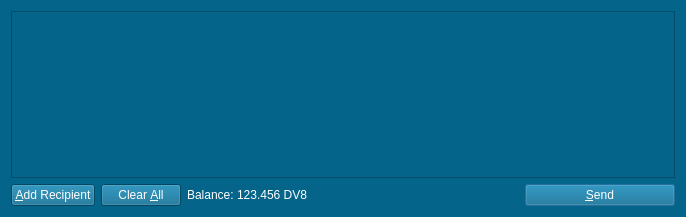
<?xml version="1.0" encoding="UTF-8"?>
<ui version="4.0">
 <class>SendCoinsDialog</class>
 <widget class="QDialog" name="SendCoinsDialog">
  <property name="geometry">
   <rect>
    <x>0</x>
    <y>0</y>
    <width>686</width>
    <height>217</height>
   </rect>
  </property>
  <property name="windowTitle">
   <string>Send Coins</string>
  </property>
  <property name="styleSheet">
   <string notr="true">background-color:#04648A;
color:white;</string>
  </property>
  <layout class="QVBoxLayout" name="verticalLayout">
   <item>
    <widget class="QScrollArea" name="scrollArea">
     <property name="font">
      <font>
       <family>Segoe UI</family>
      </font>
     </property>
     <property name="widgetResizable">
      <bool>true</bool>
     </property>
     <widget class="QWidget" name="scrollAreaWidgetContents">
      <property name="geometry">
       <rect>
        <x>0</x>
        <y>0</y>
        <width>664</width>
        <height>154</height>
       </rect>
      </property>
      <layout class="QVBoxLayout" name="verticalLayout_2">
       <property name="margin">
        <number>0</number>
       </property>
       <item>
        <layout class="QVBoxLayout" name="entries">
         <property name="spacing">
          <number>6</number>
         </property>
        </layout>
       </item>
       <item>
        <spacer name="verticalSpacer">
         <property name="font">
          <font>
           <family>Segoe UI</family>
          </font>
         </property>
         <property name="orientation">
          <enum>Qt::Vertical</enum>
         </property>
         <property name="sizeHint" stdset="0">
          <size>
           <width>20</width>
           <height>40</height>
          </size>
         </property>
        </spacer>
       </item>
      </layout>
     </widget>
    </widget>
   </item>
   <item>
    <layout class="QHBoxLayout" name="horizontalLayout">
     <item>
      <widget class="QPushButton" name="addButton">
       <property name="font">
        <font>
         <family>Segoe UI</family>
        </font>
       </property>
       <property name="toolTip">
        <string>Send to multiple recipients at once</string>
       </property>
       <property name="text">
        <string>&amp;Add Recipient</string>
       </property>
       <property name="icon">
        <iconset resource="../bitcoin.qrc">
         <normaloff>:/icons/add</normaloff>:/icons/add</iconset>
       </property>
       <property name="autoDefault">
        <bool>false</bool>
       </property>
      </widget>
     </item>
     <item>
      <widget class="QPushButton" name="clearButton">
       <property name="sizePolicy">
        <sizepolicy hsizetype="Minimum" vsizetype="Fixed">
         <horstretch>0</horstretch>
         <verstretch>0</verstretch>
        </sizepolicy>
       </property>
       <property name="font">
        <font>
         <family>Segoe UI</family>
        </font>
       </property>
       <property name="toolTip">
        <string>Remove all transaction fields</string>
       </property>
       <property name="text">
        <string>Clear &amp;All</string>
       </property>
       <property name="icon">
        <iconset resource="../bitcoin.qrc">
         <normaloff>:/icons/remove</normaloff>:/icons/remove</iconset>
       </property>
       <property name="autoRepeatDelay">
        <number>300</number>
       </property>
       <property name="autoDefault">
        <bool>false</bool>
       </property>
      </widget>
     </item>
     <item>
      <layout class="QHBoxLayout" name="horizontalLayout_2">
       <property name="spacing">
        <number>3</number>
       </property>
       <item>
        <widget class="QLabel" name="label">
         <property name="font">
          <font>
           <family>Segoe UI</family>
          </font>
         </property>
         <property name="text">
          <string>Balance:</string>
         </property>
        </widget>
       </item>
       <item>
        <widget class="QLabel" name="labelBalance">
         <property name="font">
          <font>
           <family>Segoe UI</family>
          </font>
         </property>
         <property name="cursor">
          <cursorShape>IBeamCursor</cursorShape>
         </property>
         <property name="text">
          <string>123.456 DV8</string>
         </property>
         <property name="textInteractionFlags">
          <set>Qt::LinksAccessibleByMouse|Qt::TextSelectableByKeyboard|Qt::TextSelectableByMouse</set>
         </property>
        </widget>
       </item>
      </layout>
     </item>
     <item>
      <spacer name="horizontalSpacer">
       <property name="font">
        <font>
         <family>Segoe UI</family>
        </font>
       </property>
       <property name="orientation">
        <enum>Qt::Horizontal</enum>
       </property>
       <property name="sizeHint" stdset="0">
        <size>
         <width>40</width>
         <height>20</height>
        </size>
       </property>
      </spacer>
     </item>
     <item>
      <widget class="QPushButton" name="sendButton">
       <property name="minimumSize">
        <size>
         <width>150</width>
         <height>0</height>
        </size>
       </property>
       <property name="font">
        <font>
         <family>Segoe UI</family>
        </font>
       </property>
       <property name="toolTip">
        <string>Confirm the send action</string>
       </property>
       <property name="text">
        <string>&amp;Send</string>
       </property>
       <property name="icon">
        <iconset resource="../bitcoin.qrc">
         <normaloff>:/icons/send</normaloff>:/icons/send</iconset>
       </property>
       <property name="default">
        <bool>true</bool>
       </property>
      </widget>
     </item>
    </layout>
   </item>
  </layout>
 </widget>
 <resources>
  <include location="../bitcoin.qrc"/>
 </resources>
 <connections/>
</ui>
